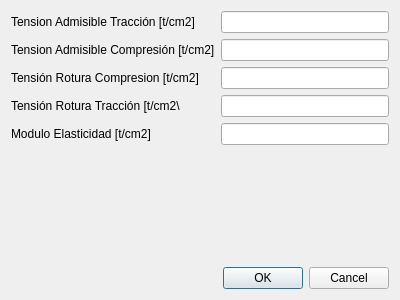
<?xml version="1.0" encoding="UTF-8"?>
<ui version="4.0">
 <class>DlgEditMaterial</class>
 <widget class="QDialog" name="DlgEditMaterial">
  <property name="geometry">
   <rect>
    <x>0</x>
    <y>0</y>
    <width>400</width>
    <height>300</height>
   </rect>
  </property>
  <property name="windowTitle">
   <string>Acero</string>
  </property>
  <layout class="QVBoxLayout" name="verticalLayout">
   <item>
    <layout class="QFormLayout" name="formLayout">
     <item row="0" column="0">
      <widget class="QLabel" name="label">
       <property name="text">
        <string>Tension Admisible Tracción [t/cm2]</string>
       </property>
      </widget>
     </item>
     <item row="0" column="1">
      <widget class="QLineEdit" name="txtTensionAdmisibleTraccion"/>
     </item>
     <item row="1" column="0">
      <widget class="QLabel" name="label_2">
       <property name="text">
        <string>Tension Admisible Compresión [t/cm2]</string>
       </property>
      </widget>
     </item>
     <item row="1" column="1">
      <widget class="QLineEdit" name="txtTensionAdmisibleCompresion"/>
     </item>
     <item row="4" column="0">
      <widget class="QLabel" name="label_3">
       <property name="text">
        <string>Modulo Elasticidad [t/cm2]</string>
       </property>
      </widget>
     </item>
     <item row="4" column="1">
      <widget class="QLineEdit" name="txtModuloElasticidad"/>
     </item>
     <item row="2" column="0">
      <widget class="QLabel" name="label_4">
       <property name="text">
        <string>Tensión Rotura Compresion [t/cm2]</string>
       </property>
      </widget>
     </item>
     <item row="3" column="0">
      <widget class="QLabel" name="label_5">
       <property name="text">
        <string>Tensión Rotura Tracción [t/cm2\</string>
       </property>
      </widget>
     </item>
     <item row="2" column="1">
      <widget class="QLineEdit" name="txtTensionRoturaCompresion"/>
     </item>
     <item row="3" column="1">
      <widget class="QLineEdit" name="txtTensionRoturaTraccion"/>
     </item>
    </layout>
   </item>
   <item>
    <widget class="QDialogButtonBox" name="buttonBox">
     <property name="orientation">
      <enum>Qt::Horizontal</enum>
     </property>
     <property name="standardButtons">
      <set>QDialogButtonBox::Cancel|QDialogButtonBox::Ok</set>
     </property>
    </widget>
   </item>
  </layout>
 </widget>
 <resources/>
 <connections>
  <connection>
   <sender>buttonBox</sender>
   <signal>accepted()</signal>
   <receiver>DlgEditMaterial</receiver>
   <slot>accept()</slot>
   <hints>
    <hint type="sourcelabel">
     <x>248</x>
     <y>254</y>
    </hint>
    <hint type="destinationlabel">
     <x>157</x>
     <y>274</y>
    </hint>
   </hints>
  </connection>
  <connection>
   <sender>buttonBox</sender>
   <signal>rejected()</signal>
   <receiver>DlgEditMaterial</receiver>
   <slot>reject()</slot>
   <hints>
    <hint type="sourcelabel">
     <x>316</x>
     <y>260</y>
    </hint>
    <hint type="destinationlabel">
     <x>286</x>
     <y>274</y>
    </hint>
   </hints>
  </connection>
 </connections>
</ui>
